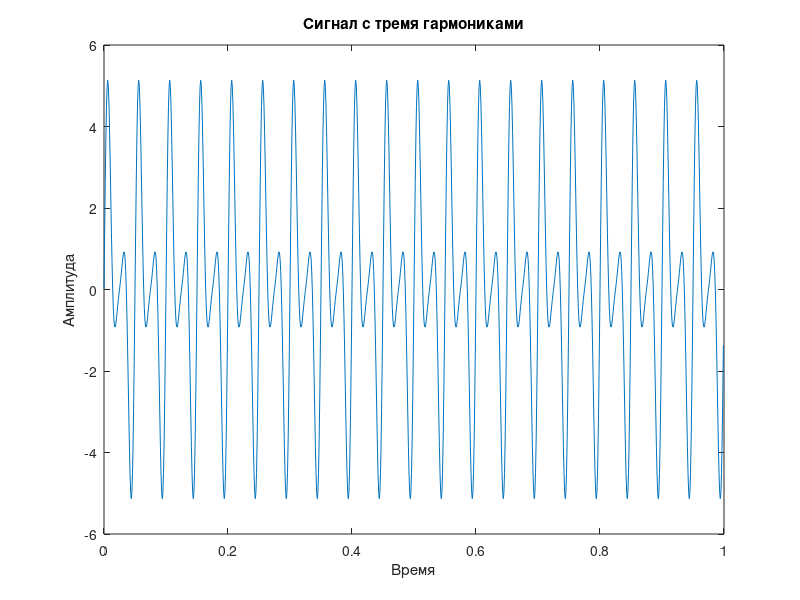
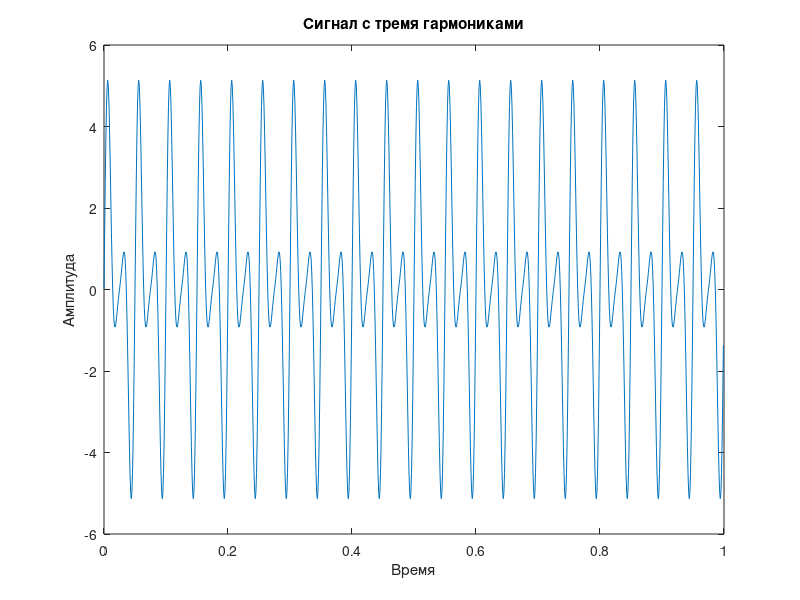

Write the MATLAB code that produced these figures, in order. (Note: this script raises an error after producing the figures.)
%% Digital processing
clear; clc; close all;
%% Creating a signal
Fs = 1000;  % Частота дискретизации
T = 1/Fs;  % Временной интервал
L = 1000;  % Длина сигнала

t = (0:L-1) * T;  % Временная ось
f = (0:L-1) * (Fs / L);  % Частотная ось

% Временной сигнал с тремя гармониками
S1 = 2; % Амплитуда первой гармоники
S2 = 3; % Амплитуда второй гармоники
S3 = 1; % Амплитуда третьей гармоники

f1 = 20; % Частота первой гармоники
f2 = 40; % Частота второй гармоники
f3 = 60; % Частота третьей гармоники

% Генерация сигнала на основе гармоник
signal = S1 * sin(2*pi*f1*t) + S2 * sin(2*pi*f2*t) + S3 * sin(2*pi*f3*t);

% Отображение графика сигнала
sig_without_noise = plot(t, signal);
xlabel('Время')
ylabel('Амплитуда')
title('Сигнал с тремя гармониками')

saveas(sig_without_noise, 'sig_without_noise.png');
saveas(sig_without_noise, 'sig_without_noise.fig');
%% Noise generation
SNR = 40; %  отношение сигнал-шум (dB)
noise = OnlyNoiseGenerator(SNR);
rng('default');
noised_signal = NoiseGenerator(signal, SNR);

tiledlayout(2,1)
ax1 = nexttile;
plot(ax1, t, noise);
title('Шум');

ax2 = nexttile;
s2 = plot(ax2, t, noised_signal);
title('Зашумленный сигнал');

saveas(s2, 'Noise_sig.png');
saveas(s2, 'Noise_sig.fig');
%% Powers of signals
P_signal = PowerSignal(signal);
P_noise = PowerSignal(noise);
P_noisedSignal = PowerSignal(noised_signal);
%% Parseval theorem
% Рассчет преобразования Фурье для исходного сигнала - signal
SignalSpec = fft(signal); % Преобразование Фурье исходного сигнала
Sig_spec = plot(f, abs(SignalSpec));

% вычислим спектры шума NoiseSpec и спектр результирующего сигнала NoisedSignalSpec
SignalSpec = fft(signal);
NoiseSpec = fft(noise);
NoisedSignalSpec = fft(noised_signal);

P_signal_spec = PowerSignal(SignalSpec);
P_noise_spec = PowerSignal(NoiseSpec);
P_noised_spec = PowerSignal(NoisedSignalSpec);

fprintf('%f\n', abs((length(signal) * P_signal - P_signal_spec)) / P_signal_spec);
fprintf('%f\n', abs((length(signal) * P_noise - P_noise_spec)) / P_noise_spec);
fprintf('%f\n', abs((length(signal) * P_noisedSignal - P_noised_spec)) / P_noised_spec);

if (abs((length(signal) * P_signal - P_signal_spec)) / P_signal_spec <= 0.1)
    fprintf('%s\n', 'True');
else
    fprintf('%s\n', 'False');
end

if (abs((length(signal) * P_noise - P_noise_spec)) / P_noise_spec <= 0.1)
    fprintf('%s\n', 'True');
else
    fprintf('%s\n', 'False');
end

if (abs((length(signal) * P_noisedSignal - P_noised_spec)) / P_noised_spec <= 0.1)
    fprintf('%s\n', 'True');
else
    fprintf('%s\n', 'False');
end
%% Signal filtering
% BandPass filter
FilteredNoisedSignal = FilterSignal(NoisedSignalSpec, f);

tiledlayout(2,1)
ax1 = nexttile;
plot(ax1, f, real(NoisedSignalSpec));
title('Зашумлённый сигнал');

ax2 = nexttile;
s3 = plot(ax2, f, real(FilteredNoisedSignal));
title('Зашумленный сигнал после BandPass фильтра');

saveas(s3, 'Filtering_signal.png');
saveas(s3, 'Filtering_signal.fig');
%% SNR comparison
% NoisedSignal SNR
SNR_NS = 10 * log10(P_signal / P_noise);
fprintf('%s%f%s\n', "Отношение сигнал-шум у зашумленного сигнала: ", SNR_NS, ' dB');
% FilteredNoisedSignal SNR
P_filter_signal = PowerSignal(FilterSignal(SignalSpec, f));
P_filter_noise = PowerSignal(FilterSignal(NoiseSpec, f));
SNR_FNS = 10 * log10(P_filter_signal / P_filter_noise);
fprintf('%s%f%s\n', "Отношение сигнал-шум у зашумленного сигнала после полосовой фильтрации: ", SNR_FNS, ' dB');
%% Conclusion
% Можно увидеть, что отношение сигнал-шум(SNR) у зашумленного сигнала после
% BandPass фильтра выше, следовательно качество
% зашумленного сигнала после полосовой фильтрации увеличивается
